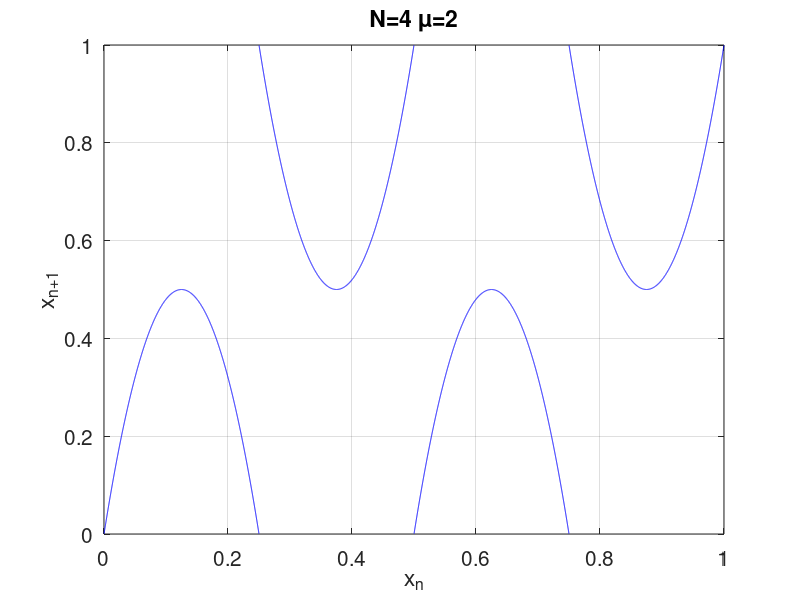

The MATLAB script that drew this image:
close all;clc,clear
box on
hold on
grid on
N=4;k=2;
xlabel('x_n');
ylabel('x_n_+_1');
title(['N=' num2str(N) ' \mu=' num2str(k)]);
set(gca, 'FontSize', 15);
set(gca,'XLim',[0 1]);
set(gca,'YLim',[0 1]);
set(gca, 'XTick',0:0.2:1);
set(gca, 'YTick',0:0.2:1);
max=10000;M = zeros(1,max);
for i = 1:max
    x0=i/max;
    if x0>0&&x0<1/N
        y = k.*N^2.*x0.*(1/N-x0);       
    elseif x0>1/N&&x0<1
        for j=1:2:(N-1)
            if x0>j/N&&x0<(j+1)/N
                y=1-k.*N^2.*(x0-j/N).*((j+1)/N-x0);
            end
        end
        for j=2:2:(N-1)
            if x0>j/N&&x0<(j+1)/N
                y=k.*N^2.*(x0-j/N)*((j+1)/N-x0);                
            end
        end
    elseif x0==1
        y=x0-1/(100*N);        
    else
        y=x0+1/(100*N);      
    end
    M(i)=y;
end
part=8;length=max/part;
for p = 0:part-1
    q = (1+p*length)/max:1/max:((p+1)*length-1)/max;
    plot(q,M(1+p*length:(p+1)*length-1),'-b');
end
%saveas(gcf,['images/img06_N',num2str(N),'_k',num2str(k)],'png');
hold off